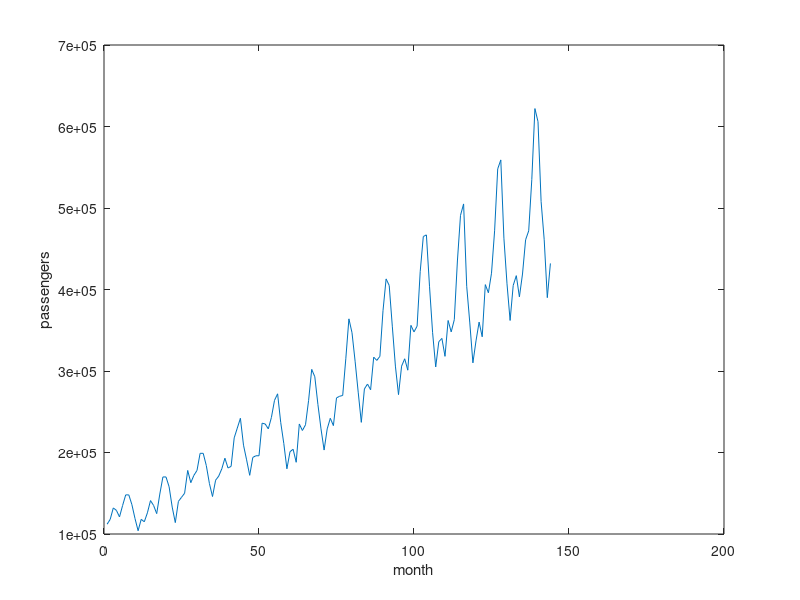

Source code (MATLAB):
% read in the airline series
fileID = fopen('international-airline-passengers.csv', 'r');
A = textscan(fileID, '"%d-%d";%d', 'headerLines', 1);
fclose(fileID);

years = A{1};
months = A{2};
passengers = A{3} * 1000;

clear fileID A;

figure;
plot(passengers);
xlabel('month');
ylabel('passengers');
